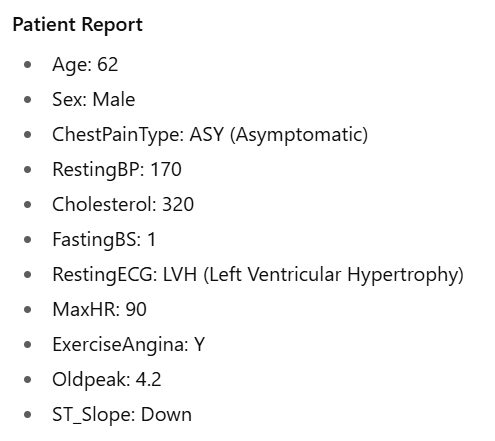
#> input picture data/raw/other_sources/patient2.png, 495 x 441 px
$ python -i ocr_utils.py   (imports and definitions only)
#> lines starting #> are read from the running program, lines starting #| are printed output that depends on the picture; after the words box and inside, x2 and y2 are one past the last pixel; in counts of white or black regions, pixels touching at a corner belong together
# scripts/ocr_utils.py

import cv2
import pytesseract
from PIL import Image
import numpy as np
import re

# Ensure tesseract is installed in your system and path is set
# Example (Windows): pytesseract.pytesseract.tesseract_cmd = r"C:\Program Files\Tesseract-OCR\tesseract.exe"

def preprocess_image(image_path: str) -> np.ndarray:
    """Preprocess image for OCR (grayscale, noise removal, thresholding)."""
#> called with image_path = '../data/raw/other_sources/patient2.png'
    img = cv2.imread(image_path, cv2.IMREAD_COLOR)
#> img is the input picture: shape (441, 495, 3); min 13, max 255, mean 247
    gray = cv2.cvtColor(img, cv2.COLOR_BGR2GRAY)

    # Noise reduction
    denoised = cv2.medianBlur(gray, 3)
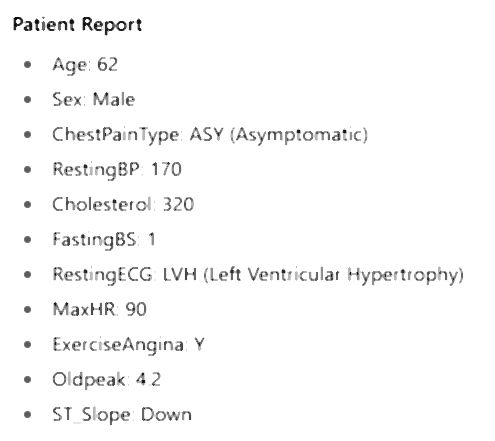
#> denoised: shape (441, 495); min 13, max 255, mean 249

    # Thresholding for better OCR
    _, thresh = cv2.threshold(denoised, 0, 255, cv2.THRESH_BINARY + cv2.THRESH_OTSU)
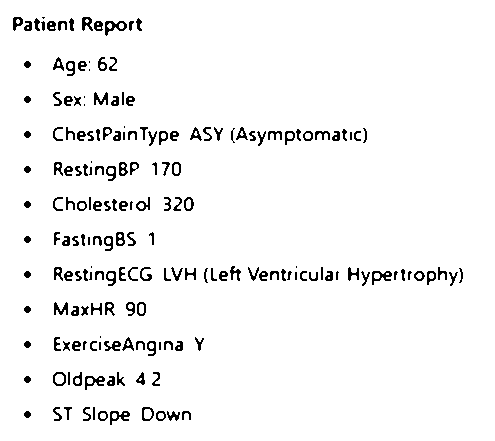
#> thresh: shape (441, 495); 95.8% white; black in thin lines or dots, all inside (x1, y1, x2, y2) = (13, 17, 463, 425)

    return thresh

def extract_text(image_path: str) -> str:
    """Extract raw text from image using Tesseract OCR."""
    processed_img = preprocess_image(image_path)
    text = pytesseract.image_to_string(processed_img)
    return text

def parse_medical_values(text: str) -> dict:
    """Parse medical values like blood pressure, cholesterol from OCR text."""
    results = {}

    bp_pattern = re.search(r"(BP|Blood Pressure)[:\- ]?(\d{2,3}/\d{2,3})", text, re.IGNORECASE)
    chol_pattern = re.search(r"(Cholesterol|Chol)[:\- ]?(\d{2,3})", text, re.IGNORECASE)

    if bp_pattern:
        results["blood_pressure"] = bp_pattern.group(2)
    if chol_pattern:
        results["cholesterol"] = int(chol_pattern.group(2))

    return results

def ocr_pipeline(image_path: str) -> dict:
    """Complete OCR pipeline with preprocessing, extraction, and parsing."""
    text = extract_text(image_path)
    values = parse_medical_values(text)
    return {"raw_text": text, "parsed_values": values}

>>> result = preprocess_image('../data/raw/other_sources/patient2.png')
